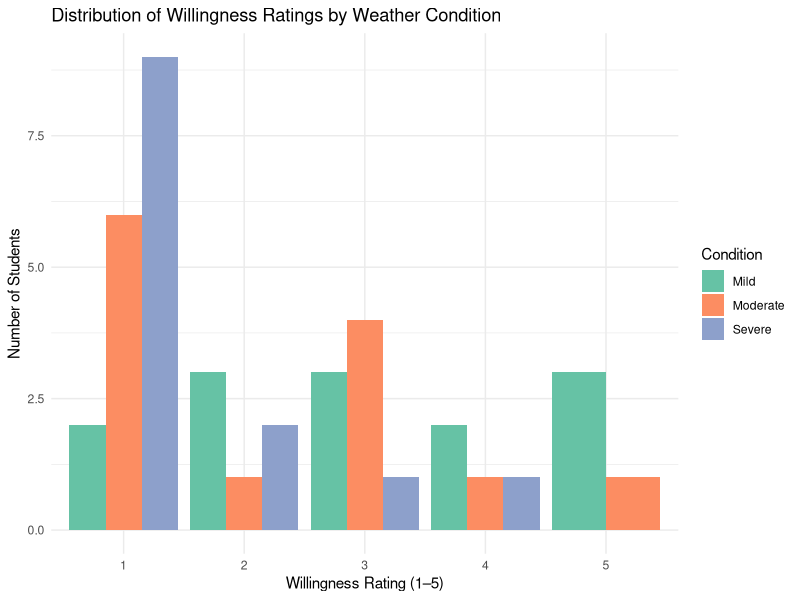
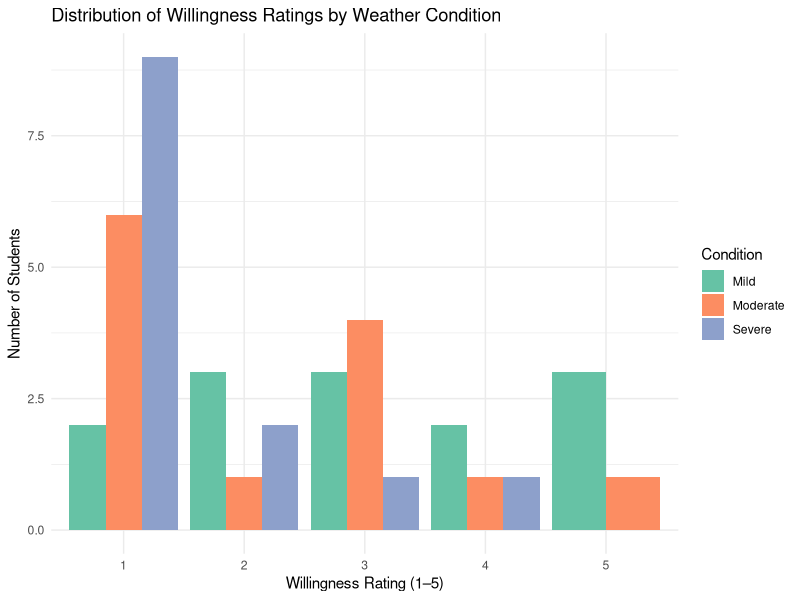

Write the R code that produced these figures, in order.
#libraries
library(ggplot2)
library(pwr)

df <- read.delim("Student_Weather_AllColumns_Concise.txt",
                 sep = "\t", header = TRUE,
                 stringsAsFactors = FALSE, check.names = FALSE)

head(df)
cat("Variables:", ncol(df), "\nObservations:", nrow(df), "\n")
names(df)

# calculating the medians of the ratings for mild, moderate and severe weather conditions for willingness to attend in-person classes.
median(df$Mild_Weather_Rating, na.rm = TRUE)
median(df$Moderate_Weather_Rating, na.rm = TRUE)
median(df$Severe_Weather_Rating, na.rm = TRUE)

# Calculating IQRs
IQR(df$Mild_Weather_Rating, na.rm = TRUE)
IQR(df$Moderate_Weather_Rating, na.rm = TRUE)
IQR(df$Severe_Weather_Rating, na.rm = TRUE)

# Contingency table ------------------------------------------------------
# Individual frequency tables for each weather condition (ratings 1–5)
table_mild     <- table(factor(df$Mild_Weather_Rating,     levels = 1:5))
table_moderate <- table(factor(df$Moderate_Weather_Rating, levels = 1:5))
table_severe   <- table(factor(df$Severe_Weather_Rating,   levels = 1:5))

contingency_table <- rbind(
  Mild     = table_mild,
  Moderate = table_moderate,
  Severe   = table_severe
)

contingency_table

# Save original contingency table as CSV
write.csv(contingency_table, "contingency_table.csv", row.names = TRUE)

# ---- MERGE COLUMNS: (1+2) and (3+4+5) -----------------------------------
contingency_table_merged <- cbind(
  `1-2`   = rowSums(contingency_table[, c("1", "2"), drop = FALSE]),
  `3-5`   = rowSums(contingency_table[, c("3", "4", "5"), drop = FALSE])
)

contingency_table_merged

# Save merged contingency table as CSV
write.csv(contingency_table_merged, "contingency_table_merged.csv", row.names = TRUE)

# Bar chart --------------------------------------------------------------
# (Keep EXACTLY as before: shows distribution for 1–5; merging only affects chi-square table)
ratings <- data.frame(
  Condition = c(rep("Mild",     length(df$Mild_Weather_Rating)),
                rep("Moderate", length(df$Moderate_Weather_Rating)),
                rep("Severe",   length(df$Severe_Weather_Rating))),
  Rating = c(df$Mild_Weather_Rating,
             df$Moderate_Weather_Rating,
             df$Severe_Weather_Rating)
)

p <- ggplot(ratings, aes(x = factor(Rating), fill = Condition)) +
  geom_bar(position = "dodge") +
  labs(x = "Willingness Rating (1–5)",
       y = "Number of Students",
       title = "Distribution of Willingness Ratings by Weather Condition") +
  scale_fill_brewer(palette = "Set2") +
  theme_minimal()

p

# Save bar chart as PNG
ggsave("bar_chart_weather_ratings.png", plot = p, width = 7, height = 5, dpi = 300)

# Chi-squared test of independence (USING MERGED TABLE) -------------------
chi <- chisq.test(contingency_table_merged, correct = FALSE)

# Effect size (Cramer's V) using merged table
V <- sqrt(
  chi$statistic /
    (sum(contingency_table_merged) *
       (min(nrow(contingency_table_merged), ncol(contingency_table_merged)) - 1))
)

chi
V

# Power analysis (UPDATE df to match merged table) ------------------------
# df = (r-1)*(c-1); here r=3 rows, c=2 cols => df = (3-1)*(2-1) = 2
pwr.chisq.test(w = V, df = 2, N = sum(contingency_table_merged), sig.level = 0.05)
